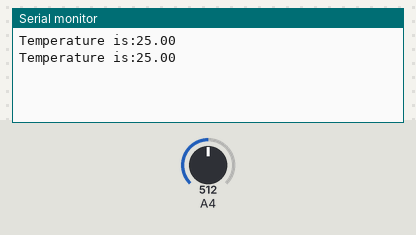
Bench run of a sketch on a simulated Arduino Uno, built with avr-gcc and run on an emulated ATmega328P. Shown: the last lines printed to the serial monitor. Inputs (shaded band) come from the test bench; at power-on: A4 = 512.

Above: at 1.8 s.
1.9 s: A4 set to 0
At 2.8 s:
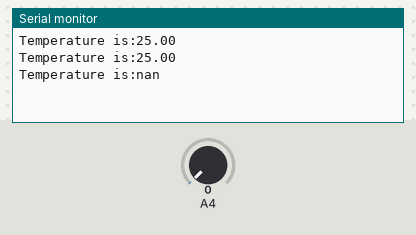
4.5 s: A4 set to 122
At 5.3 s:
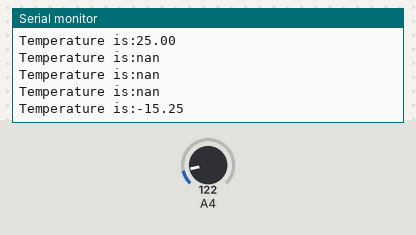

The sketch:

tempperature.ino
```cpp
// подключаем две библиотеки для работы с LCD и математических вычислений
//#include <LiquidCrystal.h>
#include <math.h>


//LiquidCrystal lcd(12, 11, 10, 5, 4, 3, 2); // инициализируем LCD

//int backLight = 13;

void setup(void) {
  //pinMode(backLight, OUTPUT);

  //digitalWrite(backLight, HIGH);
  //lcd.begin(16, 2);
  //lcd.clear();
  //lcd.setCursor(0,0);
Serial.begin(9600);
}

 // создаем метод для перевода показаний сенсора в градусы Цельсия
double Getterm(int RawADC) {
  double temp;
  temp = log(((10240000/RawADC) - 10000));
  temp = 1 / (0.001129148 + (0.000234125 * temp) + (0.0000000876741 * temp * temp * temp));
  temp = temp - 273.15;
  return temp;
}

// создаем метод для вывода на экран показаний сенсора
void printTemp(void) {
  double temp = Getterm(analogRead(4));  // считываем показания с сенсора
//  lcd.clear();
//  lcd.setCursor(0,0);
//  lcd.print("Temperature is:");
//  lcd.setCursor(0,1);
//  lcd.print(temp);
//  lcd.print(" C");
  Serial.print("Temperature is:");
  Serial.println(temp);
  }


void loop(void) {
  printTemp(); // вызываем метод, созданный ранее
  delay(1000);
}
```

Measured:
- after the input at 1.9 s, the serial monitor: prints a new line after 0.10 s (image 1)
- after the input at 4.5 s, the serial monitor: prints a new line after 0.50 s (image 2)
